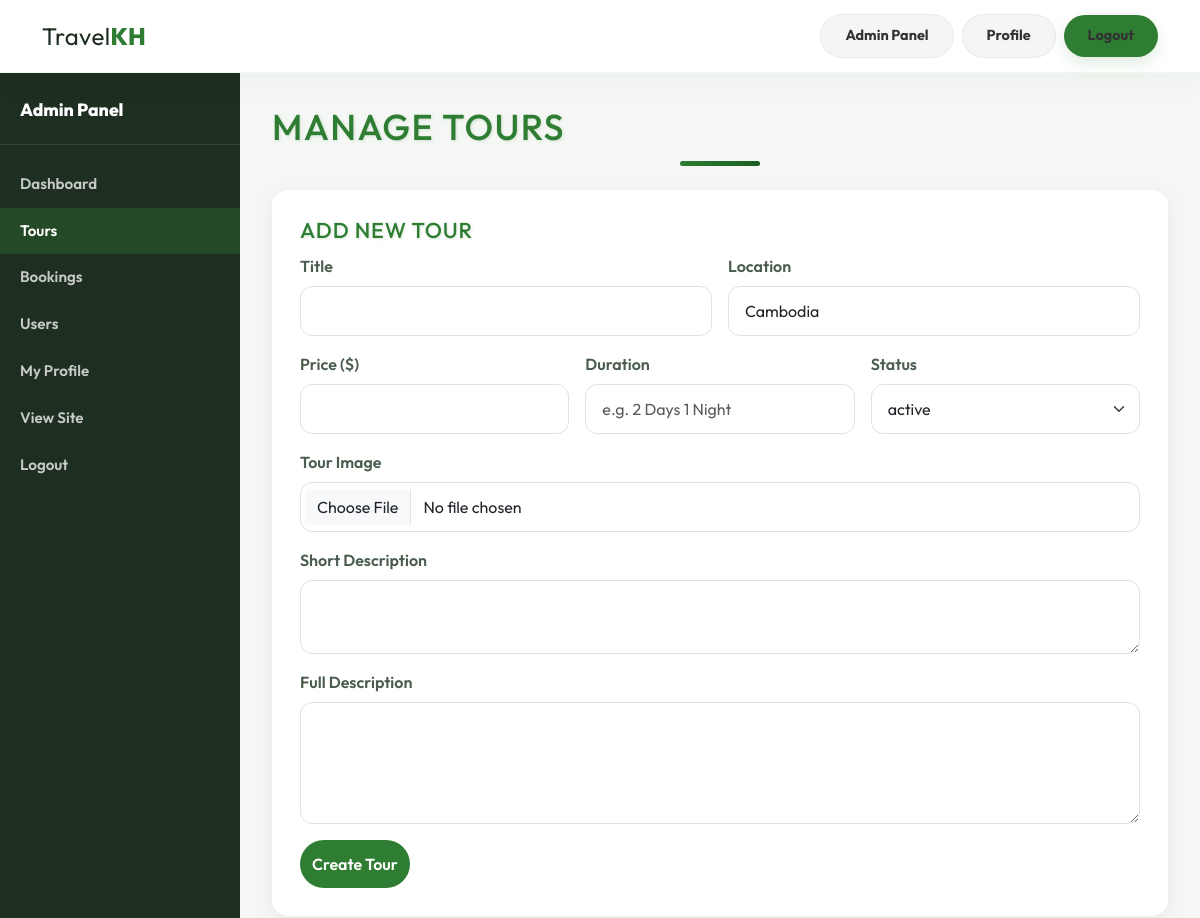
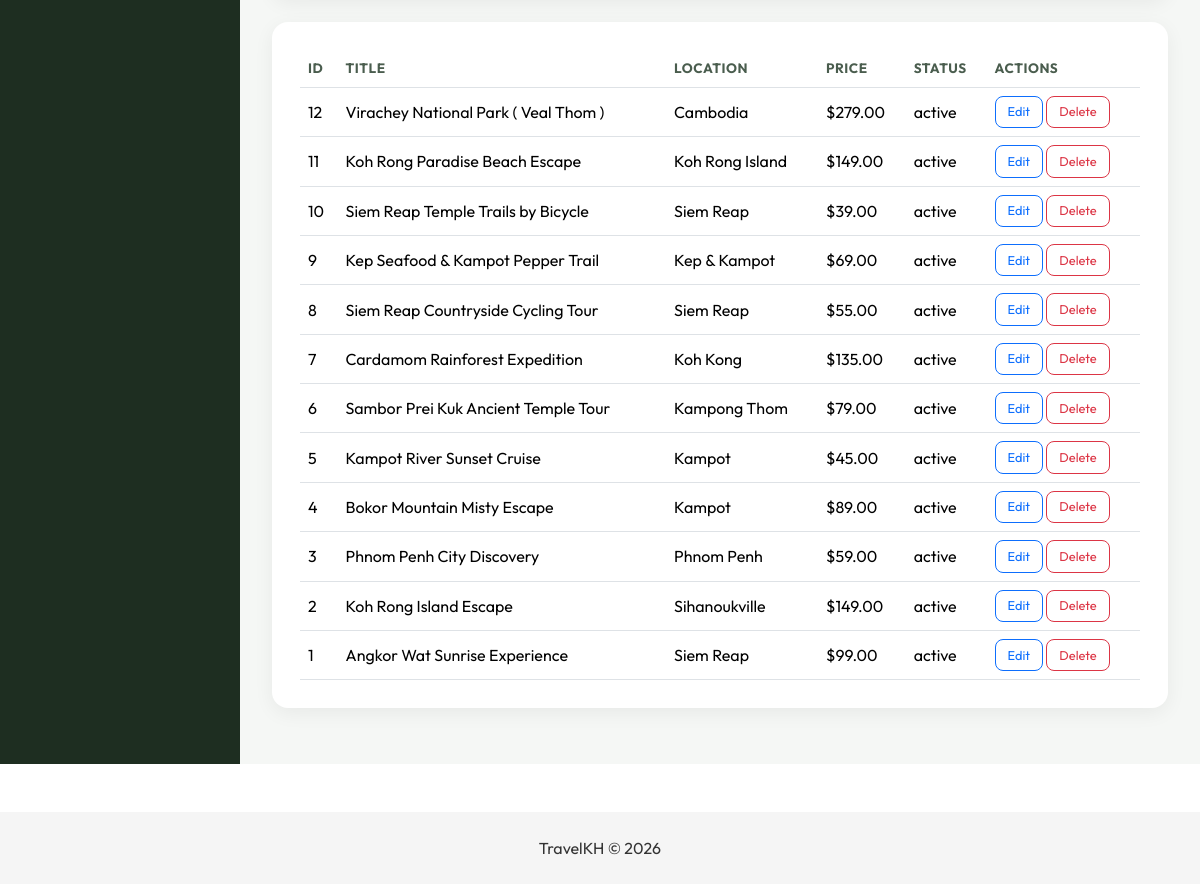
Page /admin/tours.php (signed in) on the committed database (2 pictures, top to bottom).
### tables this page shows
CREATE TABLE `tours` (
  `tour_id` int NOT NULL AUTO_INCREMENT,
  `title` varchar(255) NOT NULL,
  `location` varchar(100) DEFAULT 'Cambodia',
  `price` decimal(10,2) NOT NULL,
  `duration` varchar(100) DEFAULT NULL,
  `image` varchar(255) DEFAULT NULL,
  `short_description` text,
  `full_description` longtext,
  `status` enum('active','inactive') DEFAULT 'active',
  `created_at` timestamp NULL DEFAULT CURRENT_TIMESTAMP,
  PRIMARY KEY (`tour_id`)
);

### admin/tours.php (the view, shortened to what this page needs)
<?php
require_once __DIR__ . '/../includes/config.php';
$editTour = null;
$tours = $conn->query("SELECT * FROM tours ORDER BY tour_id DESC");
include __DIR__ . '/../includes/header.php';
include __DIR__ . '/../includes/navbar.php';
include __DIR__ . '/../includes/admin_sidebar.php';
?>
<h2 class="mb-4">Manage Tours</h2>
<div class="crud-card mb-4">
  <h4><?php echo $editTour ? 'Edit Tour' : 'Add New Tour'; ?></h4>
  <form method="post" class="auth-form row g-3" enctype="multipart/form-data">
    <div class="col-md-6">
      <label class="form-label">Title</label>
      <input type="text" name="title" class="form-control" required value="<?php echo htmlspecialchars($editTour['title'] ?? ''); ?>">
    </div>
    <div class="col-md-6">
      <label class="form-label">Location</label>
      <input type="text" name="location" class="form-control" value="<?php echo htmlspecialchars($editTour['location'] ?? 'Cambodia'); ?>">
    </div>
    <div class="col-md-4">
      <label class="form-label">Price ($)</label>
      <input type="number" step="0.01" min="0" name="price" class="form-control" required value="<?php echo htmlspecialchars($editTour['price'] ?? ''); ?>">
    </div>
    <div class="col-md-4">
      <label class="form-label">Duration</label>
      <input type="text" name="duration" class="form-control" placeholder="e.g. 2 Days 1 Night" value="<?php echo htmlspecialchars($editTour['duration'] ?? ''); ?>">
    </div>
    <div class="col-md-4">
      <label class="form-label">Status</label>
      <select name="status" class="form-select">
        <option value="active" <?php echo ($editTour['status'] ?? 'active') === 'active' ? 'selected' : ''; ?>>active</option>
      </select>
    </div>
    <div class="col-12">
      <label class="form-label">Tour Image</label>
      <input type="file" name="image" class="form-control" accept="image/*">
    </div>
    <div class="col-12">
      <label class="form-label">Short Description</label>
      <textarea name="short_description" class="form-control" rows="2"><?php echo htmlspecialchars($editTour['short_description'] ?? ''); ?></textarea>
    </div>
    <div class="col-12">
      <label class="form-label">Full Description</label>
      <textarea name="full_description" class="form-control" rows="4"><?php echo htmlspecialchars($editTour['full_description'] ?? ''); ?></textarea>
    </div>
    <div class="col-12">
      <button type="submit" class="btn btn-green"><?php echo $editTour ? 'Update Tour' : 'Create Tour'; ?></button>
    </div>
  </form>
</div>
<div class="crud-card">
  <div class="table-responsive">
    <table class="table crud-table align-middle mb-0">
      <thead>
        <tr><th>ID</th><th>Title</th><th>Location</th><th>Price</th><th>Status</th><th>Actions</th></tr>
      </thead>
      <tbody>
        <?php while ($t = $tours->fetch_assoc()): ?>
        <tr>
          <td><?php echo (int) $t['tour_id']; ?></td>
          <td><?php echo htmlspecialchars($t['title']); ?></td>
          <td><?php echo htmlspecialchars($t['location']); ?></td>
          <td>$<?php echo number_format($t['price'], 2); ?></td>
          <td><?php echo htmlspecialchars($t['status']); ?></td>
          <td>
            <a href="?edit=<?php echo (int) $t['tour_id']; ?>" class="btn btn-sm btn-outline-primary btn-action">Edit</a>
            <a href="?delete=<?php echo (int) $t['tour_id']; ?>" class="btn btn-sm btn-outline-danger btn-action"
               onclick="return confirm('Delete this tour?');">Delete</a>
          </td>
        </tr>
        <?php endwhile; ?>
      </tbody>
    </table>
  </div>
</div>
<?php
include __DIR__ . '/../includes/admin_footer.php';
include __DIR__ . '/../includes/footer.php';

### assets/css/style.css (style rules this page uses)
body { font-family: 'Outfit', sans-serif; background: #ffffff; color: #333; }
:root { --primary-green: #2E7D32; --dark-green: #1B5E20; --light-gray: #F5F5F5; }
h1, h2, h4 { color: var(--primary-green); letter-spacing: 0.04em; text-transform: uppercase; text-shadow: 1px 1px 3px rgba(46, 125, 50, 0.18); }
h2 { font-size: clamp(2rem, 3vw, 3rem); margin-bottom: 0.85rem; }
h4 { font-size: 1.35rem; margin-bottom: 0.65rem; }
h1::after, h2::after { content: ''; display: block; width: 5rem; height: 0.3rem; margin: 0.8rem auto 0; background: linear-gradient(90deg, var(--primary-green), var(--dark-green)); border-radius: 99px; }
.btn-green { background:#2E7D32; color:white; border:none; border-radius:30px; padding:12px; font-weight:600; }

### assets/css/auth.css (style rules this page uses)
.auth-form .form-label { font-weight: 600; color: #4A5D4E; }
.auth-form .form-control, .auth-form .form-select { border-radius: 12px; padding: 0.75rem 1rem; border: 1px solid #dde5dd; }
.profile-card, .dashboard-card, .crud-card { background: #fff; border-radius: 16px; padding: 1.75rem; box-shadow: 0 5px 20px rgba(0, 0, 0, 0.06); margin-bottom: 1.5rem; }
.crud-table th { font-size: 0.85rem; text-transform: uppercase; letter-spacing: 0.04em; color: #4A5D4E; }
.btn-action { font-size: 0.8rem; padding: 0.35rem 0.75rem; border-radius: 8px; }

### rows in the picture
tours: tour_id "12", title "Virachey National Park ( Veal Thom )", location "Cambodia", price "279.00", status "active"
tours: tour_id "11", title "Koh Rong Paradise Beach Escape", location "Koh Rong Island", price "149.00", status "active"
tours: tour_id "10", title "Siem Reap Temple Trails by Bicycle", location "Siem Reap", price "39.00", status "active"
tours: tour_id "9", title "Kep Seafood & Kampot Pepper Trail", location "Kep & Kampot", price "69.00", status "active"
tours: tour_id "8", title "Siem Reap Countryside Cycling Tour", location "Siem Reap", price "55.00", status "active"
tours: tour_id "7", title "Cardamom Rainforest Expedition", location "Koh Kong", price "135.00", status "active"
tours: tour_id "6", title "Sambor Prei Kuk Ancient Temple Tour", location "Kampong Thom", price "79.00", status "active"
tours: tour_id "5", title "Kampot River Sunset Cruise", location "Kampot", price "45.00", status "active"
tours: tour_id "4", title "Bokor Mountain Misty Escape", location "Kampot", price "89.00", status "active"
tours: tour_id "3", title "Phnom Penh City Discovery", location "Phnom Penh", price "59.00", status "active"
tours: tour_id "2", title "Koh Rong Island Escape", location "Sihanoukville", price "149.00", status "active"
tours: tour_id "1", title "Angkor Wat Sunrise Experience", location "Siem Reap", price "99.00", status "active"
